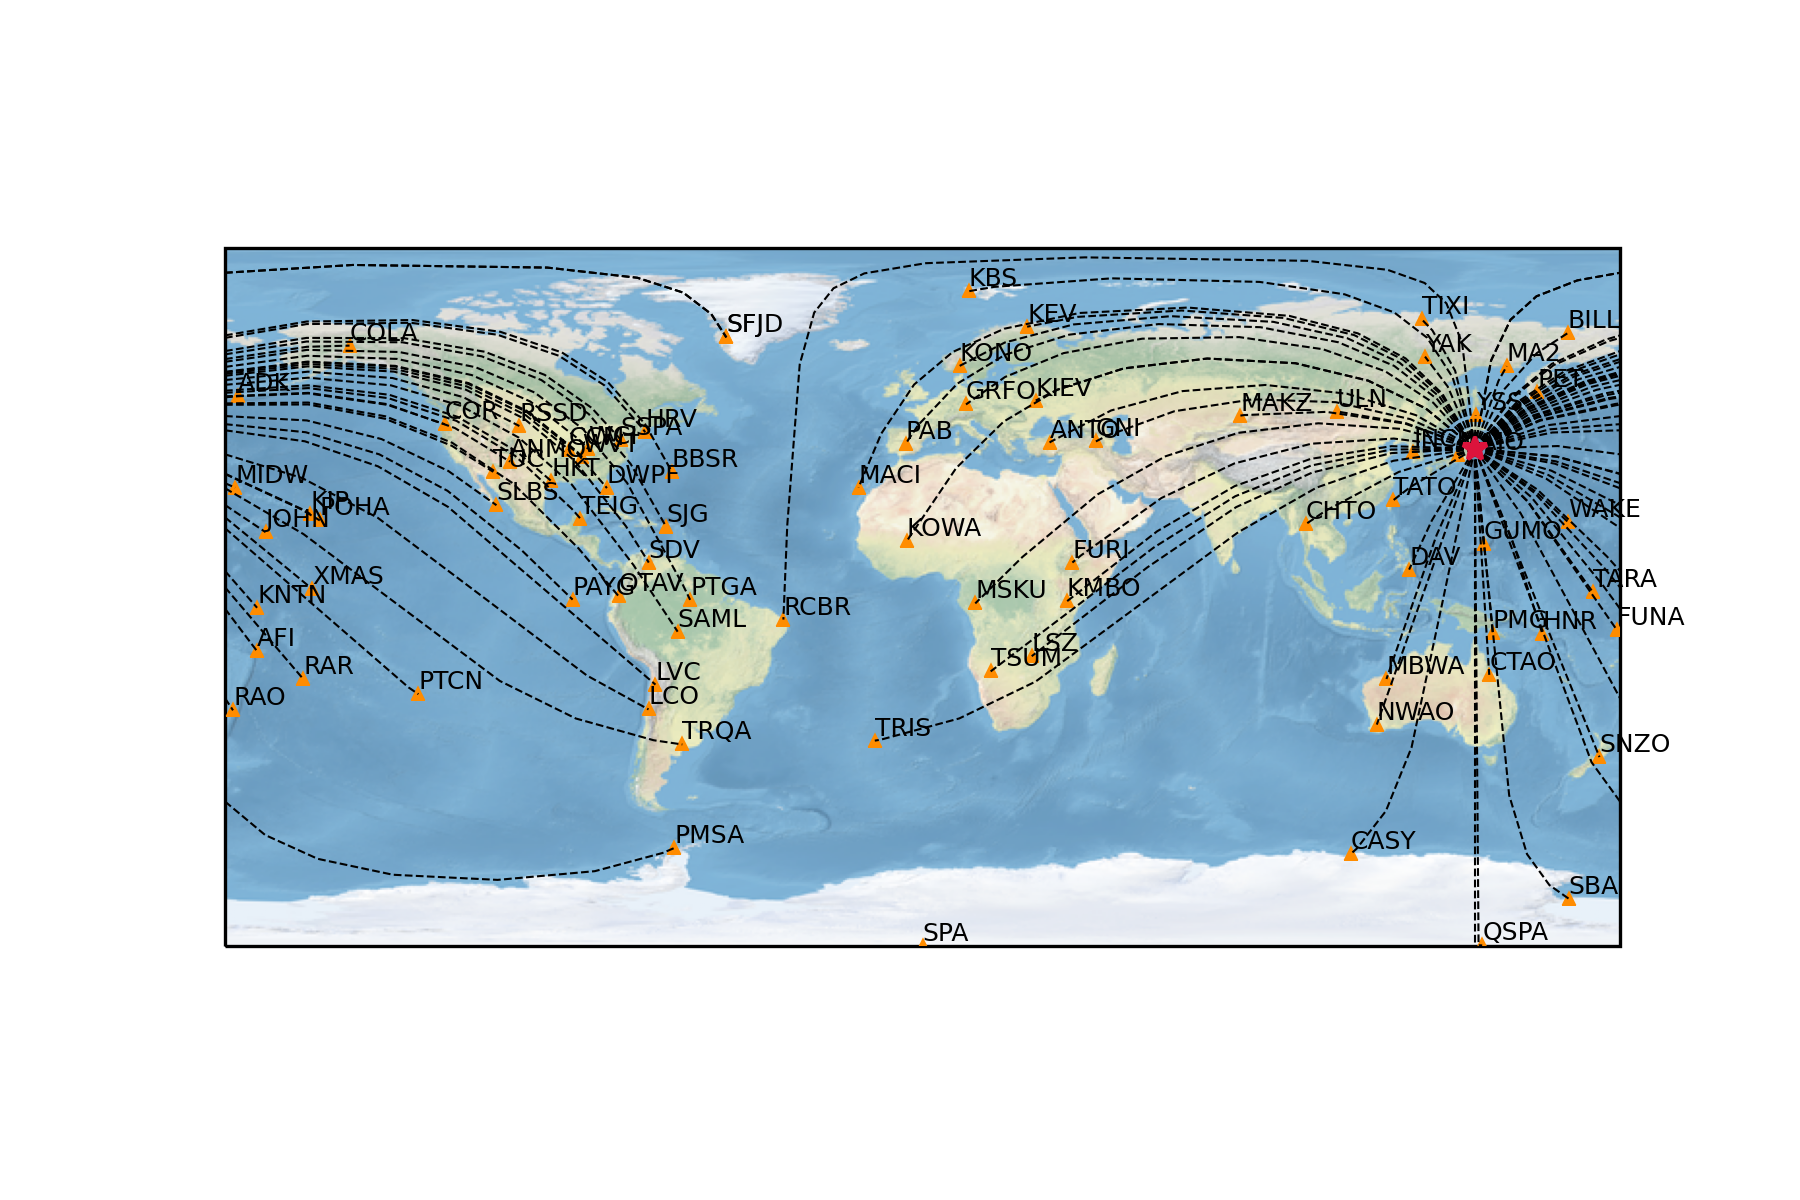

Recreate this plot in Python.
#!/usr/bin/env python3
# -*- coding: utf-8 -*-
"""
Created on Tue Nov 22 18:39:04 2022

@author: chrisyoung
"""

# Simple map of a single event and IU network stations, with great circle paths

import obspy
import matplotlib.pyplot as plt
import cartopy.crs as ccrs
from obspy.clients.fdsn import Client

# Function to strip STA out of IU.STA.LOC.CHAN
def get_sta(stachan):
    sta = []
    index = 3
    while stachan[index] != '.':
        sta.append(stachan[index])
        index += 1
    sta = stachan[3:(index)]
    return sta

# Create IRIS client to fetch data
c = Client('IRIS')

# Get event information
UTC_str = '2011-03-11T05:46:23.2'     #Tohoku event
event_time = obspy.UTCDateTime(UTC_str)
cat = c.get_events(starttime = event_time - 10, endtime = event_time + 10, 
                    minmagnitude = 9)
origin = cat[0].preferred_origin()

# Get IU network station info
inv = c.get_stations(network = 'IU', station = '*', location = '00',
                      channel='BHZ',level='channel')

# Make lists of station names and coordinates (for plotting)
stachan_list = inv.get_contents()['channels']
coords_list = []
for stachan in stachan_list:
    coords = inv.get_coordinates(stachan)
    coords_list.append(coords)

# Create world map with colored land/ocean and coastlines
ax = plt.axes(projection=ccrs.PlateCarree())
ax.stock_img()
# ax.coastlines()

# Plot event
event_color = (220/255, 20/255, 60/255)   #crimson
plt.plot(origin.longitude, origin.latitude,
          marker='*', markerfacecolor=event_color, 
          markeredgecolor = event_color,transform=ccrs.Geodetic(),
          zorder=10)

# Plot stations
sta_color = (255/255, 140/255, 0/255)   #dark orange
stachan_prev = ()
for stachan, coords in zip(stachan_list, coords_list):
    if stachan != stachan_prev:
        # Plot station
        plt.plot(coords['longitude'], coords['latitude'],
                  marker='^', markersize=2, markerfacecolor=sta_color, 
                  markeredgecolor = sta_color,transform=ccrs.Geodetic(), 
                  zorder=5)
        # Path from event to station
        plt.plot([origin.longitude, coords['longitude']],[origin.latitude, coords['latitude']], 
                 color='black', linewidth=0.5,linestyle='--',
                 transform=ccrs.Geodetic(),zorder = 6)
        # Label station
        sta = get_sta(stachan)   #strip out STA code
        plt.text(coords['longitude'], coords['latitude'], 
                 sta,va="bottom", ha="left", fontsize=6,
                 transform=ccrs.Geodetic(),zorder = 7)
    stachan_prev = stachan    

# Save the plot by calling plt.savefig() BEFORE plt.show()
plt.savefig('GlobalIUMapWithEvent.png', dpi = 300)

plt.show()